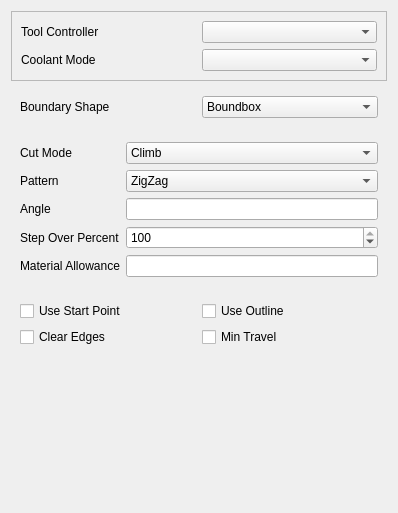
<?xml version="1.0" encoding="UTF-8"?>
<ui version="4.0">
 <class>Form</class>
 <widget class="QWidget" name="Form">
  <property name="geometry">
   <rect>
    <x>0</x>
    <y>0</y>
    <width>398</width>
    <height>513</height>
   </rect>
  </property>
  <property name="windowTitle">
   <string>Form</string>
  </property>
  <layout class="QGridLayout" name="gridLayout_4">
   <item row="0" column="0">
    <widget class="QFrame" name="frame">
     <property name="frameShape">
      <enum>QFrame::StyledPanel</enum>
     </property>
     <property name="frameShadow">
      <enum>QFrame::Raised</enum>
     </property>
     <layout class="QGridLayout" name="gridLayout_3">
      <item row="0" column="0">
       <widget class="QLabel" name="toolController_label">
        <property name="text">
         <string>Tool Controller</string>
        </property>
       </widget>
      </item>
      <item row="0" column="1">
       <widget class="QComboBox" name="toolController">
        <property name="toolTip">
         <string notr="true">&lt;html&gt;&lt;head/&gt;&lt;body&gt;&lt;p&gt;The tool and its settings to be used for this operation.&lt;/p&gt;&lt;/body&gt;&lt;/html&gt;</string>
        </property>
       </widget>
      </item>
      <item row="1" column="0">
       <widget class="QLabel" name="coolantController_label">
        <property name="text">
         <string>Coolant Mode</string>
        </property>
       </widget>
      </item>
      <item row="1" column="1">
       <widget class="QComboBox" name="coolantController">
        <property name="toolTip">
         <string notr="true">&lt;html&gt;&lt;head/&gt;&lt;body&gt;&lt;p&gt;The tool and its settings to be used for this operation.&lt;/p&gt;&lt;/body&gt;&lt;/html&gt;</string>
        </property>
       </widget>
      </item>
     </layout>
    </widget>
   </item>
   <item row="1" column="0">
    <widget class="QWidget" name="facingWidget" native="true">
     <layout class="QGridLayout" name="gridLayout_2">
      <item row="0" column="1">
       <widget class="QComboBox" name="boundaryShape">
        <property name="toolTip">
         <string notr="true">&lt;html&gt;&lt;head/&gt;&lt;body&gt;&lt;p&gt;Specify if the facing should be restricted by the actual shape of the selected face (or the part if no face is selected), or if the bounding box should be faced off.&lt;/p&gt;&lt;p&gt;The latter can be used to face of the entire stock area to ensure uniform heights for the following operations.&lt;/p&gt;&lt;/body&gt;&lt;/html&gt;</string>
        </property>
        <item>
         <property name="text">
          <string>Boundbox</string>
         </property>
        </item>
        <item>
         <property name="text">
          <string>Face Region</string>
         </property>
        </item>
        <item>
         <property name="text">
          <string>Perimeter</string>
         </property>
        </item>
        <item>
         <property name="text">
          <string>Stock</string>
         </property>
        </item>
       </widget>
      </item>
      <item row="0" column="0">
       <widget class="QLabel" name="boundaryShape_label">
        <property name="text">
         <string>Boundary Shape</string>
        </property>
       </widget>
      </item>
     </layout>
    </widget>
   </item>
   <item row="2" column="0">
    <widget class="QWidget" name="widget" native="true">
     <layout class="QFormLayout" name="formLayout">
      <property name="fieldGrowthPolicy">
       <enum>QFormLayout::AllNonFixedFieldsGrow</enum>
      </property>
      <item row="0" column="0">
       <widget class="QLabel" name="cutMode_label">
        <property name="text">
         <string>Cut Mode</string>
        </property>
       </widget>
      </item>
      <item row="0" column="1">
       <widget class="QComboBox" name="cutMode">
        <property name="toolTip">
         <string notr="true">&lt;html&gt;&lt;head/&gt;&lt;body&gt;&lt;p&gt;The cutting mode assumes that the cut on one side of the tool bit represents the resulting part and the other side is either already milled away or will be removed later on.&lt;/p&gt;&lt;p&gt;Keeping that in mind climb mode is called when the tool bit is moved into the cut on each rotation, whereas in conventional mode the tool bits rotation and the tools lateral movement are in the same direction.&lt;/p&gt;&lt;/body&gt;&lt;/html&gt;</string>
        </property>
        <item>
         <property name="text">
          <string>Climb</string>
         </property>
        </item>
        <item>
         <property name="text">
          <string>Conventional</string>
         </property>
        </item>
       </widget>
      </item>
      <item row="1" column="0">
       <widget class="QLabel" name="offsetPattern_label">
        <property name="text">
         <string>Pattern</string>
        </property>
       </widget>
      </item>
      <item row="1" column="1">
       <widget class="QComboBox" name="offsetPattern">
        <property name="toolTip">
         <string notr="true">&lt;html&gt;&lt;head/&gt;&lt;body&gt;&lt;p&gt;Pattern the tool bit is moved in to clear the material.&lt;/p&gt;&lt;/body&gt;&lt;/html&gt;</string>
        </property>
        <property name="currentText">
         <string notr="true">ZigZag</string>
        </property>
        <item>
         <property name="text">
          <string>ZigZag</string>
         </property>
        </item>
        <item>
         <property name="text">
          <string notr="true">Offset</string>
         </property>
        </item>
        <item>
         <property name="text">
          <string>Spiral</string>
         </property>
        </item>
        <item>
         <property name="text">
          <string>ZigZagOffset</string>
         </property>
        </item>
        <item>
         <property name="text">
          <string>Line</string>
         </property>
        </item>
        <item>
         <property name="text">
          <string>Grid</string>
         </property>
        </item>
        <item>
         <property name="text">
          <string>Triangle</string>
         </property>
        </item>
       </widget>
      </item>
      <item row="2" column="0">
       <widget class="QLabel" name="zigZagAngle_label">
        <property name="text">
         <string>Angle</string>
        </property>
       </widget>
      </item>
      <item row="2" column="1">
       <widget class="Gui::InputField" name="zigZagAngle">
        <property name="toolTip">
         <string>&lt;html&gt;&lt;head/&gt;&lt;body&gt;&lt;p&gt;Angle in which the pattern is applied.&lt;/p&gt;&lt;/body&gt;&lt;/html&gt;</string>
        </property>
       </widget>
      </item>
      <item row="3" column="0">
       <widget class="QLabel" name="stepOverPercent_label">
        <property name="text">
         <string>Step Over Percent</string>
        </property>
       </widget>
      </item>
      <item row="3" column="1">
       <widget class="QSpinBox" name="stepOverPercent">
        <property name="toolTip">
         <string>&lt;html&gt;&lt;head/&gt;&lt;body&gt;&lt;p&gt;The amount by which the tool is laterally displaced on each cycle of the pattern, specified in percent of the tool diameter.&lt;/p&gt;&lt;p&gt;A step over of 100% results in no overlap between two different cycles.&lt;/p&gt;&lt;/body&gt;&lt;/html&gt;</string>
        </property>
        <property name="minimum">
         <number>1</number>
        </property>
        <property name="maximum">
         <number>100</number>
        </property>
        <property name="singleStep">
         <number>10</number>
        </property>
        <property name="value">
         <number>100</number>
        </property>
       </widget>
      </item>
      <item row="4" column="0">
       <widget class="QLabel" name="extraOffset_label">
        <property name="text">
         <string>Material Allowance</string>
        </property>
       </widget>
      </item>
      <item row="4" column="1">
       <widget class="Gui::InputField" name="extraOffset">
        <property name="toolTip">
         <string>&lt;html&gt;&lt;head/&gt;&lt;body&gt;&lt;p&gt;The amount of material that should be left by this operation in relation to the target shape.&lt;/p&gt;&lt;/body&gt;&lt;/html&gt;</string>
        </property>
       </widget>
      </item>
     </layout>
    </widget>
   </item>
   <item row="3" column="0">
    <widget class="QWidget" name="pocketWidget" native="true">
     <layout class="QGridLayout" name="gridLayout">
      <item row="2" column="1">
       <widget class="QCheckBox" name="minTravel">
        <property name="text">
         <string>Min Travel</string>
        </property>
       </widget>
      </item>
      <item row="1" column="1">
       <widget class="QCheckBox" name="useOutline">
        <property name="toolTip">
         <string>&lt;html&gt;&lt;head/&gt;&lt;body&gt;&lt;p&gt;If selected the operation uses the outline of the selected base geometry and ignores all holes and islands.&lt;/p&gt;&lt;/body&gt;&lt;/html&gt;</string>
        </property>
        <property name="text">
         <string>Use Outline</string>
        </property>
       </widget>
      </item>
      <item row="1" column="0">
       <widget class="QCheckBox" name="useStartPoint">
        <property name="toolTip">
         <string>&lt;html&gt;&lt;head/&gt;&lt;body&gt;&lt;p&gt;Specify if this operation uses a starting point.&lt;/p&gt;&lt;/body&gt;&lt;/html&gt;</string>
        </property>
        <property name="text">
         <string>Use Start Point</string>
        </property>
       </widget>
      </item>
      <item row="2" column="0">
       <widget class="QCheckBox" name="clearEdges">
        <property name="text">
         <string>Clear Edges</string>
        </property>
       </widget>
      </item>
     </layout>
    </widget>
   </item>
   <item row="4" column="0">
    <spacer name="verticalSpacer_2">
     <property name="orientation">
      <enum>Qt::Vertical</enum>
     </property>
     <property name="sizeHint" stdset="0">
      <size>
       <width>20</width>
       <height>40</height>
      </size>
     </property>
    </spacer>
   </item>
  </layout>
 </widget>
 <customwidgets>
  <customwidget>
   <class>Gui::InputField</class>
   <extends>QLineEdit</extends>
   <header>Gui/InputField.h</header>
  </customwidget>
 </customwidgets>
 <resources/>
 <connections/>
</ui>
